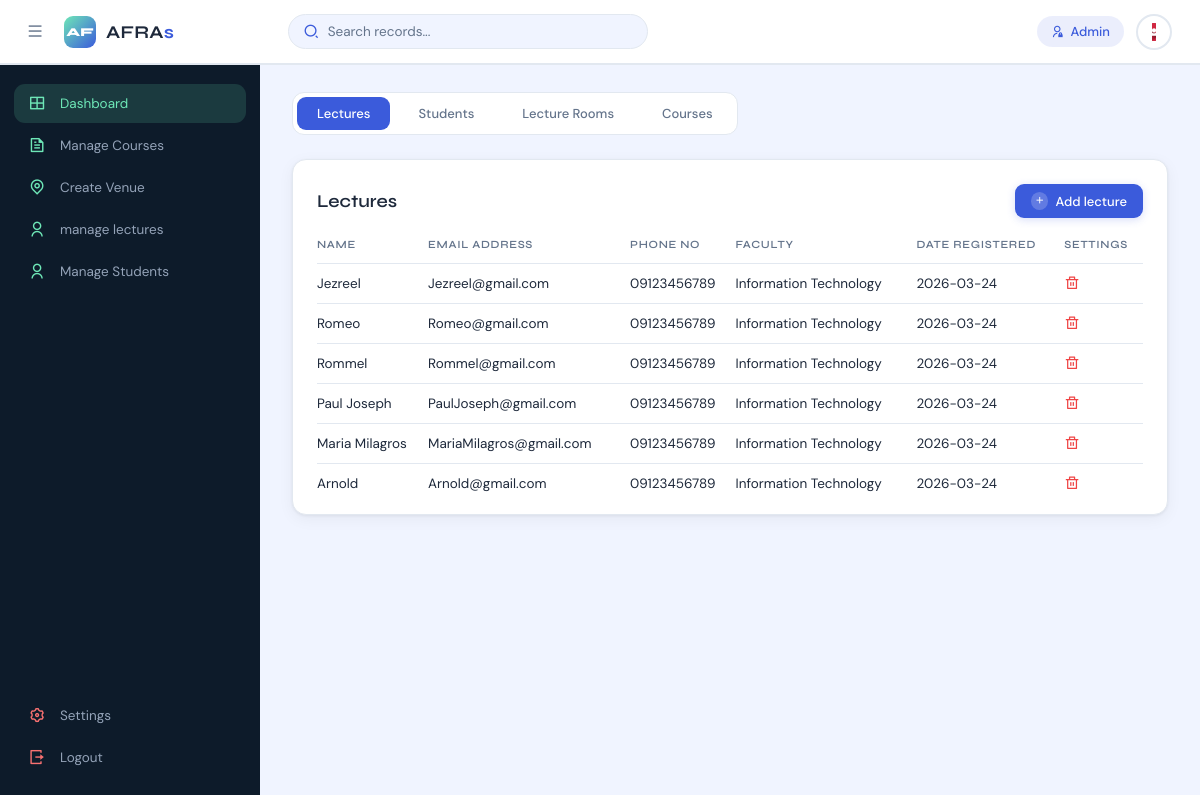
The page /home (signed in) on the database its author committed.
### tables this page shows
CREATE TABLE `lecture` (
  `Id` int(10) NOT NULL,
  `firstName` varchar(255) NOT NULL,
  `lastName` varchar(255) NOT NULL,
  `emailAddress` varchar(255) NOT NULL,
  `password` varchar(255) NOT NULL,
  `phoneNo` varchar(50) NOT NULL,
  `facultyCode` varchar(50) NOT NULL,
  `dateCreated` varchar(50) NOT NULL
);

CREATE TABLE `faculty` (
  `Id` int(10) NOT NULL,
  `facultyName` varchar(255) NOT NULL,
  `facultyCode` varchar(50) NOT NULL,
  `dateRegistered` date NOT NULL
);

### resources/pages/administrator/home.php (the view, shortened to what this page needs)
<!DOCTYPE html>
<html lang="en">
<head>
    <link rel="stylesheet" href="resources/assets/css/styles.css">
    <link href="https://cdnjs.cloudflare.com/ajax/libs/remixicon/4.2.0/remixicon.css" rel="stylesheet">
</head>
<body>
<?php include 'includes/topbar.php'; ?>
<section class="main">
<?php include 'includes/sidebar.php'; ?>
<div class="main--content">
    <div class="content-buttons">
        <button onclick="showSection('lectures', this)" class="active-tab">Lectures</button>
        <button onclick="showSection('students', this)">Students</button>
        <button onclick="showSection('rooms', this)">Lecture Rooms</button>
        <button onclick="showSection('courses', this)">Courses</button>
    </div>
    <div class="table-container section-content" id="lectures">
        <a href="manage-lecture" style="text-decoration:none;">
            <div class="title">
                <h2 class="section--title">Lectures</h2>
                <button class="add"><i class="ri-add-line"></i>Add lecture</button>
            </div>
        </a>
        <div class="table">
            <table>
                <thead>
                    <tr>
                        <th>Name</th>
                        <th>Email Address</th>
                        <th>Phone No</th>
                        <th>Faculty</th>
                        <th>Date Registered</th>
                        <th>Settings</th>
                    </tr>
                </thead>
                <tbody>
                    <?php
                    $sql = "SELECT l.*, f.facultyName
                            FROM lecture l
                            LEFT JOIN faculty f ON l.facultyCode = f.facultyCode";
                    $stmt = $pdo->query($sql);
                    $result = $stmt->fetchAll(PDO::FETCH_ASSOC);
                    if ($result) {
                        foreach ($result as $row) {
                            echo "<tr id='rowlecture{$row["Id"]}'>";
                            echo "<td>" . $row["firstName"] . "</td>";
                            echo "<td>" . $row["emailAddress"] . "</td>";
                            echo "<td>" . $row["phoneNo"] . "</td>";
                            echo "<td>" . $row["facultyName"] . "</td>";
                            echo "<td>" . $row["dateCreated"] . "</td>";
                            echo "<td><span><i class='ri-delete-bin-line delete' data-id='{$row["Id"]}' data-name='lecture'></i></span></td>";
                            echo "</tr>";
                        }
                    } else {
                        echo "<tr><td colspan='6'>No records found</td></tr>";
                    }
                    ?>
                </tbody>
            </table>
        </div>
    </div>
</div>
</section>
</body>
</html>

### resources/assets/css/styles.css (style rules this page uses)
:root { --bg: #F0F4FF; --bg-white: #FFFFFF; --sidebar-bg: #0D1B2A; --sidebar-text: #94A3B8; --sidebar-active-bg: rgba(110,231,183,0.15); --sidebar-active-text: #6EE7B7; --accent: #3B5BDB; --accent-light: rgba(59,91,219,0.10); --accent-hover: #2f4dc4; --success: #10B981; --danger: #EF4444; --warning: #F59E0B; --text: #1E293B; --text-muted: #64748B; --border: #E2E8F0; --header-h: 64px; --sidebar-w: 260px; --sidebar-collapsed: 72px; --radius: 14px; --shadow: 0 1px 3px rgba(0,0,0,0.06), 0 4px 16px rgba(0,0,0,0.05); --shadow-md: 0 4px 24px rgba(0,0,0,0.10); }
* { margin: 0; padding: 0; box-sizing: border-box; }
body { font-family: 'DM Sans', sans-serif; background-color: var(--bg); color: var(--text); width: 100%; font-size: 14px; }
.main { position: relative; width: 100%; min-height: calc(100vh - var(--header-h)); display: flex; }
a { text-decoration: none; }
.main--content { margin-left: var(--sidebar-w); flex: 1; padding: 28px 32px; transition: margin-left 0.3s cubic-bezier(0.4,0,0.2,1); min-height: calc(100vh - var(--header-h)); }
.title { display: flex; align-items: center; justify-content: space-between; margin-bottom: 16px; margin-top: 4px; }
.section--title { font-family: 'Syne', sans-serif; font-size: 18px; font-weight: 600; color: var(--text); }
.add { display: inline-flex; align-items: center; gap: 7px; padding: 8px 16px; outline: none; border: none; background: var(--accent); color: #fff; border-radius: 9px; font-family: 'DM Sans', sans-serif; font-size: 13px; font-weight: 500; cursor: pointer; transition: background 0.15s, box-shadow 0.15s, transform 0.1s; box-shadow: 0 2px 8px rgba(59,91,219,0.2); }
.add i { background: rgba(255,255,255,0.2); border-radius: 50%; padding: 3px; font-size: 11px; color: #fff; margin-right: 0; }
.content-buttons { display: flex; gap: 8px; margin-bottom: 24px; padding: 4px; background: var(--bg-white); border-radius: 12px; border: 1px solid var(--border); width: fit-content; }
.content-buttons button { padding: 8px 20px; border: none; background: transparent; color: var(--text-muted); border-radius: 9px; font-family: 'DM Sans', sans-serif; font-size: 13px; font-weight: 500; cursor: pointer; transition: background 0.15s, color 0.15s; }
.content-buttons button.active-tab { background: var(--accent); color: #fff; }
.table-container { background: var(--bg-white); border-radius: var(--radius); border: 1px solid var(--border); padding: 20px 24px; margin-bottom: 24px; box-shadow: var(--shadow); }
.table { height: 260px; overflow-y: auto; }
table { width: 100%; text-align: left; border-collapse: collapse; }
thead { position: sticky; top: 0; background: var(--bg-white); }
thead th { font-family: 'Syne', sans-serif; font-size: 11px; font-weight: 600; text-transform: uppercase; letter-spacing: 0.7px; color: var(--text-muted); padding-bottom: 12px; padding-top: 4px; border-bottom: 1px solid var(--border); }
tr { border-bottom: 1px solid var(--border); }
tr:last-child { border-bottom: none; }
td, th { padding-block: 11px; }
td { color: var(--text); font-size: 13.5px; }
.delete { color: var(--danger); font-size: 15px; cursor: pointer; }

### rows shown on the page
lecture: firstName "Jezreel", emailAddress "Jezreel@gmail.com", phoneNo "09123456789", faculty.facultyName "Information Technology", dateCreated "2026-03-24"
lecture: firstName "Romeo", emailAddress "Romeo@gmail.com", phoneNo "09123456789", faculty.facultyName "Information Technology", dateCreated "2026-03-24"
lecture: firstName "Rommel", emailAddress "Rommel@gmail.com", phoneNo "09123456789", faculty.facultyName "Information Technology", dateCreated "2026-03-24"
lecture: firstName "Paul Joseph", emailAddress "PaulJoseph@gmail.com", phoneNo "09123456789", faculty.facultyName "Information Technology", dateCreated "2026-03-24"
lecture: firstName "Maria Milagros", emailAddress "MariaMilagros@gmail.com", phoneNo "09123456789", faculty.facultyName "Information Technology", dateCreated "2026-03-24"
lecture: firstName "Arnold", emailAddress "Arnold@gmail.com", phoneNo "09123456789", faculty.facultyName "Information Technology", dateCreated "2026-03-24"

### other values the page prints
$logged_in->name "Admin"
